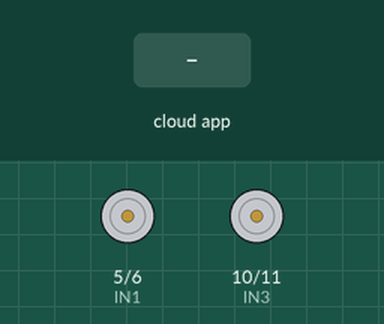
This sketch was run on a simulated Arduino Uno, built with avr-gcc and run on an emulated ATmega328P. On the bench: motor-driver pin pairs drawn as motors (green arrow = first pin HIGH = forward, orange = second pin HIGH = backward, longer = more drive). The inputs (shaded band) are chosen by the test bench. The ROS host is connected and sends only what is stated.

Above: at 1.2 s.
1.3 s: the phone or cloud app sets left_track to -100
At 2.5 s:
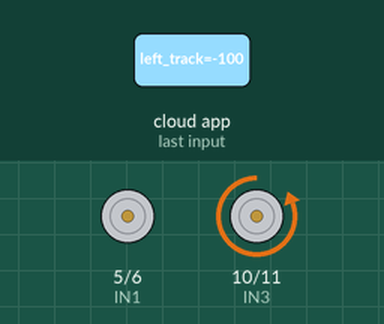
2.8 s: the phone or cloud app sets right_track to -100
At 3.3 s:
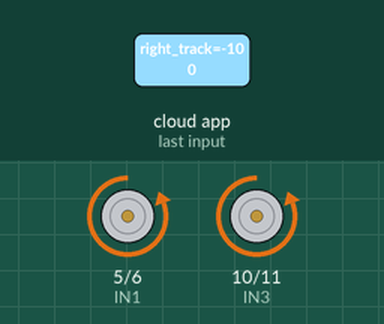
4.3 s: the phone or cloud app sets left_track to 0
At 5.5 s:
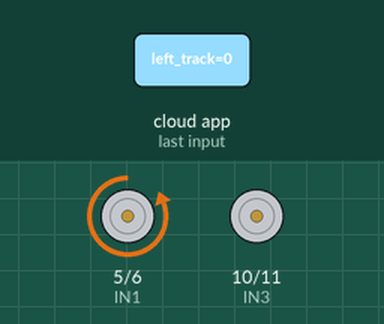
5.8 s: the phone or cloud app sets right_track to 100
At 6.3 s:
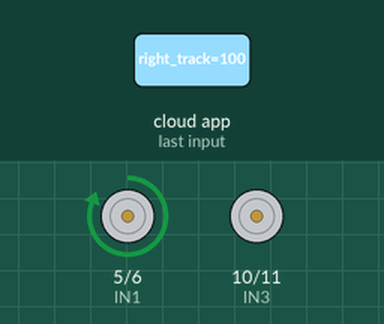
7.3 s: the phone or cloud app sets left_track to 100
At 8.2 s:
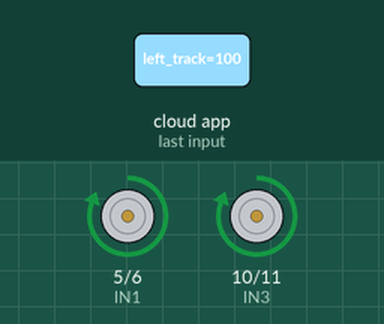
8.8 s: the phone or cloud app sets right_track to 0
At 9.4 s:
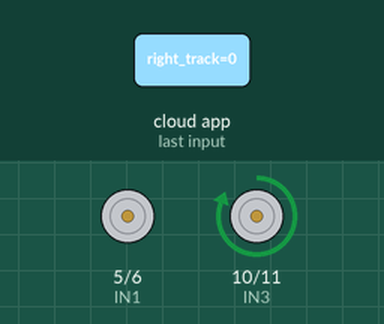
Timing chart, 0 to 11.3 s (numbered marks = the images above; inputs shaded):
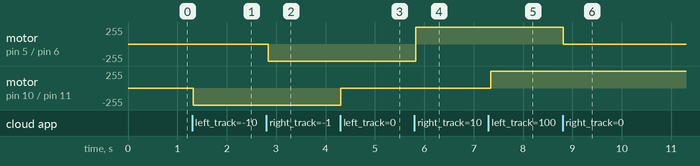

The sketch:

control_interface.ino
```cpp
#define IN4 11
#define IN3 10
#define IN2 6
#define IN1 5

//#define USE_USBCON

#include <ros.h>
#include <std_msgs/Float32.h>


ros::NodeHandle  nh;

void leftTrackCallback(const std_msgs::Float32& speed) {
  if (speed.data > 0) {
    //forward
    analogWrite(IN4, LOW);
    analogWrite(IN3, constrain(abs(speed.data * 255), 0, 255));
  } else {
    //reverse
    analogWrite(IN4, constrain(abs(speed.data * 255), 0, 255));
    analogWrite(IN3, LOW);
  }

}

void rightTrackCallback(const std_msgs::Float32& speed) {
  if (speed.data > 0) {
    //forward
    analogWrite(IN2, LOW);
    analogWrite(IN1, constrain(abs(speed.data * 255), 0, 255));
  } else {
    //reverse
    analogWrite(IN2, constrain(abs(speed.data * 255), 0, 255));
    analogWrite(IN1, LOW);
  }

}

ros::Subscriber<std_msgs::Float32> left_sub("left_track", leftTrackCallback );
ros::Subscriber<std_msgs::Float32> right_sub("right_track", rightTrackCallback );

void setup()
{

  pinMode(IN4, OUTPUT);
  pinMode(IN3, OUTPUT);

  pinMode(IN2, OUTPUT);
  pinMode(IN1, OUTPUT);

  nh.initNode();

  nh.subscribe(left_sub);
  nh.subscribe(right_sub);
}

void loop()
{
  nh.spinOnce();
  delay(50); // 20Hz
}
```

Measured:
- after the input at 1.3 s, motor on pin 10 (IN3) / pin 11 (IN4): stopped → backward 255/255 at once
- after the input at 2.8 s, motor on pin 5 (IN1) / pin 6 (IN2): stopped → backward 255/255 at once
- after the input at 4.3 s, motor on pin 10 (IN3) / pin 11 (IN4): backward 255/255 → stopped at once
- after the input at 5.8 s, motor on pin 5 (IN1) / pin 6 (IN2): backward 255/255 → forward 255/255 at once
- after the input at 7.3 s, motor on pin 10 (IN3) / pin 11 (IN4): stopped → forward 255/255 at once
- after the input at 8.8 s, motor on pin 5 (IN1) / pin 6 (IN2): forward 255/255 → stopped at once
